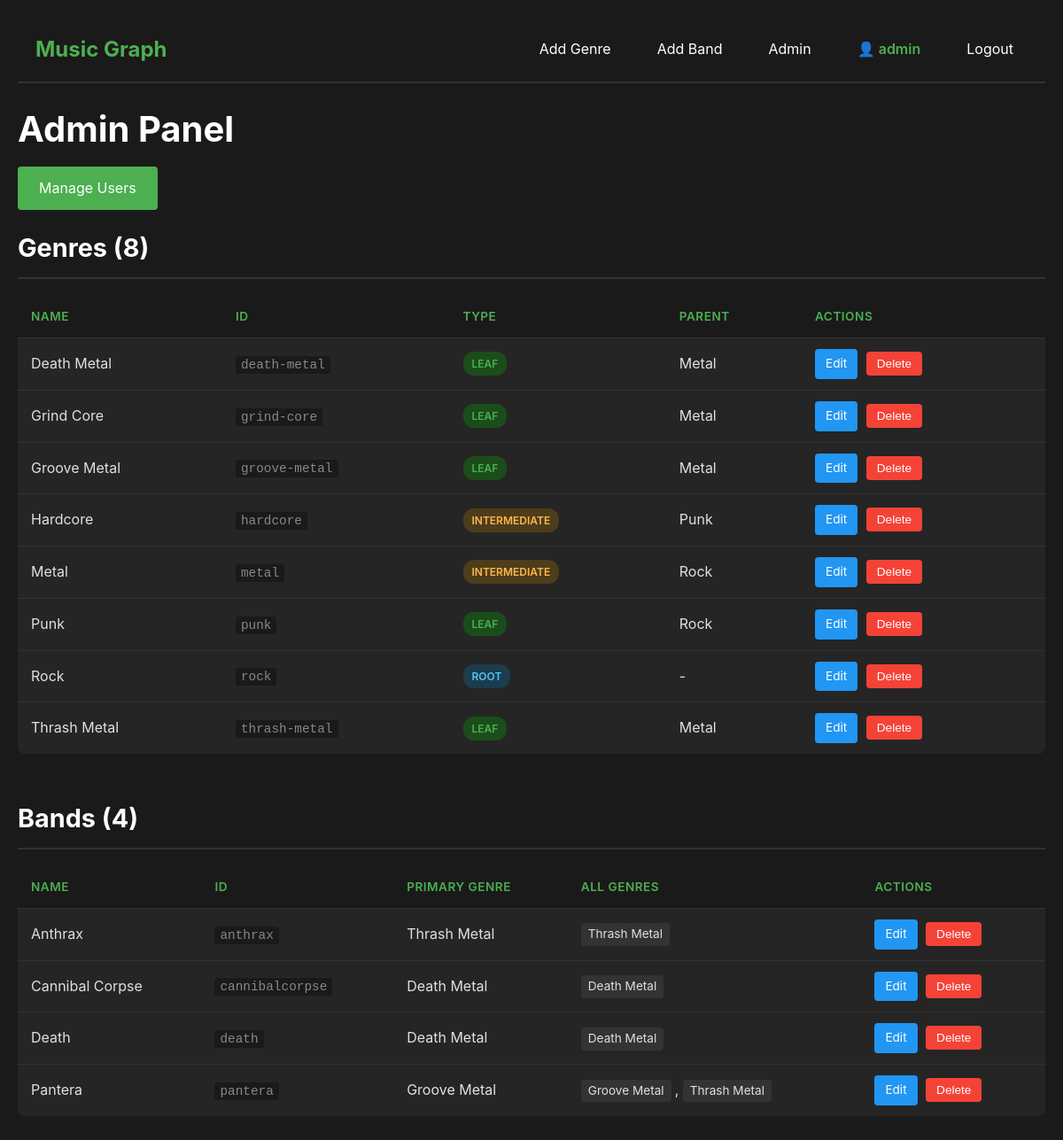
The page /admin (signed in) on the database its author committed.
### models.py (models this page shows, shortened)
class User(UserMixin, db.Model):
    __tablename__ = 'users'
    id = db.Column(db.Integer, primary_key=True)
    username = db.Column(db.String(80), unique=True, nullable=False)
    email = db.Column(db.String(120), unique=True, nullable=False)
    password_hash = db.Column(db.String(255), nullable=False)
    is_admin = db.Column(db.Boolean, default=False)
    created_at = db.Column(db.DateTime, default=db.func.now())

class Genre(db.Model):
    __tablename__ = 'genres'
    id = db.Column(db.String(50), primary_key=True)  # e.g., 'death-metal'
    name = db.Column(db.String(100), nullable=False)  # e.g., 'Death Metal'
    parent_id = db.Column(db.String(50), db.ForeignKey('genres.id'), nullable=True)
    type = db.Column(db.String(20), nullable=False)  # 'root', 'intermediate', 'leaf'
    parent = db.relationship('Genre', remote_side=[id], backref='children')
    parent_genres = db.relationship(
        'Genre',
        secondary=genre_parents,
        primaryjoin=(id == genre_parents.c.genre_id),
        secondaryjoin=(id == genre_parents.c.parent_genre_id),
        backref='child_genres'
    )
    bands = db.relationship('Band', back_populates='primary_genre')

class Band(db.Model):
    __tablename__ = 'bands'
    id = db.Column(db.String(50), primary_key=True)  # e.g., 'pantera'
    name = db.Column(db.String(100), nullable=False)  # e.g., 'Pantera'
    primary_genre_id = db.Column(db.String(50), db.ForeignKey('genres.id'), nullable=False)
    primary_genre = db.relationship('Genre', back_populates='bands')
    genres = db.relationship('Genre', secondary='band_genres', backref='all_bands')

### app.py (the view)
@app.route('/admin')
@admin_required
def admin():
    genres = Genre.query.order_by(Genre.name).all()
    bands = Band.query.order_by(Band.name).all()
    return render_template('admin.html', genres=genres, bands=bands)

### app.py (called while the page is built)
@login_manager.user_loader
def load_user(user_id):
    return User.query.get(int(user_id))

def admin_required(f):
    @wraps(f)
    def decorated_function(*args, **kwargs):
        if not current_user.is_authenticated:
            return redirect(url_for('login'))
        if not current_user.is_admin:
            flash('Admin access required.', 'error')
            return redirect(url_for('index'))
        return f(*args, **kwargs)
    return decorated_function

### templates/admin.html (shortened to what this page needs)
<!DOCTYPE html>
<html lang="en">
<head>
    <link rel="stylesheet" href="{{ url_for('static', filename='style.css') }}">
</head>
<body>
<nav class="navbar">
    <div class="nav-container">
        <a href="{{ url_for('index') }}" class="nav-brand">Music Graph</a>
<div class="nav-links">
    {% if current_user.is_authenticated %}
        {% if current_user.is_admin %}
            <a href="{{ url_for('add_genre') }}" class="nav-link">Add Genre</a>
            <a href="{{ url_for('add_band') }}" class="nav-link">Add Band</a>
            <a href="{{ url_for('admin') }}" class="nav-link">Admin</a>
        {% endif %}
        <span class="nav-user">{{ current_user.username }}</span>
        <a href="{{ url_for('logout') }}" class="nav-link">Logout</a>
    {% else %}
        <a href="{{ url_for('login') }}" class="nav-link">Login</a>
        <a href="{{ url_for('register') }}" class="nav-link">Register</a>
    {% endif %}
</div>
    </div>
</nav>
    <div class="container">
        <h1>Admin Panel</h1>
        <div class="admin-actions" style="margin-bottom: 20px;">
            <a href="{{ url_for('manage_users') }}" class="btn-primary">Manage Users</a>
        </div>
        <div class="admin-section">
            <h2>Genres ({{ genres|length }})</h2>
            <table class="admin-table">
                <thead>
                    <tr>
                        <th>Name</th>
                        <th>ID</th>
                        <th>Type</th>
                        <th>Parent</th>
                        <th>Actions</th>
                    </tr>
                </thead>
                <tbody>
                    {% for genre in genres %}
                    <tr>
                        <td>{{ genre.name }}</td>
                        <td><code>{{ genre.id }}</code></td>
                        <td><span class="badge badge-{{ genre.type }}">{{ genre.type }}</span></td>
                        <td>{{ genre.parent.name if genre.parent else '-' }}</td>
                        <td class="actions">
                            <a href="{{ url_for('edit_genre', genre_id=genre.id) }}" class="btn-edit">Edit</a>
                            <form method="POST" action="{{ url_for('delete_genre', genre_id=genre.id) }}"
                                  style="display: inline;"
                                  onsubmit="return confirm('Are you sure you want to delete {{ genre.name }}?');">
                                <button type="submit" class="btn-delete">Delete</button>
                            </form>
                        </td>
                    </tr>
                    {% endfor %}
                </tbody>
            </table>
        </div>
        <div class="admin-section">
            <h2>Bands ({{ bands|length }})</h2>
            <table class="admin-table">
                <thead>
                    <tr>
                        <th>Name</th>
                        <th>ID</th>
                        <th>Primary Genre</th>
                        <th>All Genres</th>
                        <th>Actions</th>
                    </tr>
                </thead>
                <tbody>
                    {% for band in bands %}
                    <tr>
                        <td>{{ band.name }}</td>
                        <td><code>{{ band.id }}</code></td>
                        <td>{{ band.primary_genre.name }}</td>
                        <td>
                            {% for genre in band.genres %}
                                <span class="genre-tag">{{ genre.name }}</span>{% if not loop.last %}, {% endif %}
                            {% endfor %}
                        </td>
                        <td class="actions">
                            <a href="{{ url_for('edit_band', band_id=band.id) }}" class="btn-edit">Edit</a>
                            <form method="POST" action="{{ url_for('delete_band', band_id=band.id) }}"
                                  style="display: inline;"
                                  onsubmit="return confirm('Are you sure you want to delete {{ band.name }}?');">
                                <button type="submit" class="btn-delete">Delete</button>
                            </form>
                        </td>
                    </tr>
                    {% endfor %}
                </tbody>
            </table>
        </div>
    </div>
</body>
</html>

### static/style.css (style rules this page uses)
* { margin: 0; padding: 0; box-sizing: border-box; }
body { font-family: -apple-system, BlinkMacSystemFont, 'Segoe UI', Roboto, Oxygen, Ubuntu, Cantarell, sans-serif; background-color: #1a1a1a; color: #e0e0e0; line-height: 1.6; padding: 20px; }
.container { max-width: 1200px; margin: 0 auto; }
h1 { font-size: 2.5rem; margin-bottom: 10px; color: #ffffff; }
h2 { font-size: 1.8rem; margin-bottom: 20px; color: #ffffff; border-bottom: 2px solid #333; padding-bottom: 10px; }
.btn-primary, .btn-secondary { padding: 12px 24px; border: none; border-radius: 4px; font-size: 1rem; cursor: pointer; text-decoration: none; display: inline-block; transition: background-color 0.2s; }
.btn-primary { background-color: #4CAF50; color: #ffffff; }
.navbar { background-color: #1a1a1a; border-bottom: 2px solid #333; padding: 0; position: sticky; top: 0; z-index: 1000; }
.nav-container { max-width: 1200px; margin: 0 auto; display: flex; justify-content: space-between; align-items: center; padding: 15px 20px; }
.nav-brand { font-size: 1.5rem; font-weight: bold; color: #4CAF50; text-decoration: none; transition: color 0.2s; }
.nav-links { display: flex; gap: 20px; }
.nav-link { color: #ffffff; text-decoration: none; padding: 8px 16px; border-radius: 4px; transition: background-color 0.2s; }
.container { padding-top: 20px; }
.admin-section { margin-bottom: 50px; }
.admin-section h2 { margin-bottom: 20px; }
.admin-table { width: 100%; background-color: #252525; border-collapse: collapse; border-radius: 8px; overflow: hidden; }
.admin-table thead { background-color: #1a1a1a; }
.admin-table th, .admin-table td { padding: 12px 15px; text-align: left; border-bottom: 1px solid #333; }
.admin-table th { color: #4CAF50; font-weight: 600; text-transform: uppercase; font-size: 0.85rem; letter-spacing: 0.5px; }
.admin-table tbody tr:last-child td { border-bottom: none; }
.admin-table code { background-color: #1a1a1a; padding: 2px 6px; border-radius: 3px; font-family: 'Courier New', monospace; font-size: 0.9rem; color: #888; }
.badge { display: inline-block; padding: 4px 10px; border-radius: 12px; font-size: 0.75rem; font-weight: 600; text-transform: uppercase; }
.badge-root { background-color: #1b3d4d; color: #4fc3f7; }
.badge-intermediate { background-color: #4d3d1b; color: #ffb74d; }
.badge-leaf { background-color: #1b4d1b; color: #4CAF50; }
.genre-tag { display: inline-block; background-color: #333; padding: 2px 8px; border-radius: 4px; font-size: 0.85rem; margin-right: 4px; }
.actions { white-space: nowrap; }
.btn-edit, .btn-delete { padding: 6px 12px; border: none; border-radius: 4px; font-size: 0.85rem; cursor: pointer; text-decoration: none; display: inline-block; transition: background-color 0.2s; margin-right: 5px; }
.btn-edit { background-color: #2196F3; color: #ffffff; }
.btn-delete { background-color: #f44336; color: #ffffff; }
.nav-user { color: #4CAF50; padding: 8px 16px; font-weight: 600; }
.nav-user::before { content: "👤 "; }

### rows shown on the page
User: username "admin"
Genre: name "Death Metal", id "death-metal", type "LEAF", parent "Metal"
Genre: name "Grind Core", id "grind-core", type "LEAF", parent "Metal"
Genre: name "Groove Metal", id "groove-metal", type "LEAF", parent "Metal"
Genre: name "Hardcore", id "hardcore", type "INTERMEDIATE", parent "Punk"
Genre: name "Metal", id "metal", type "INTERMEDIATE", parent "Rock"
Genre: name "Punk", id "punk", type "LEAF", parent "Rock"
Genre: name "Rock", id "rock", type "ROOT", parent "-"
Genre: name "Thrash Metal", id "thrash-metal", type "LEAF", parent "Metal"
Band: name "Anthrax", id "anthrax", primary_genre.name "Thrash Metal"
Band: name "Cannibal Corpse", id "cannibalcorpse", primary_genre.name "Death Metal"
Band: name "Death", id "death", primary_genre.name "Death Metal"
Band: name "Pantera", id "pantera", primary_genre.name "Groove Metal"

### other values the page prints
{{ genres|length }} "8"
{{ bands|length }} "4"
